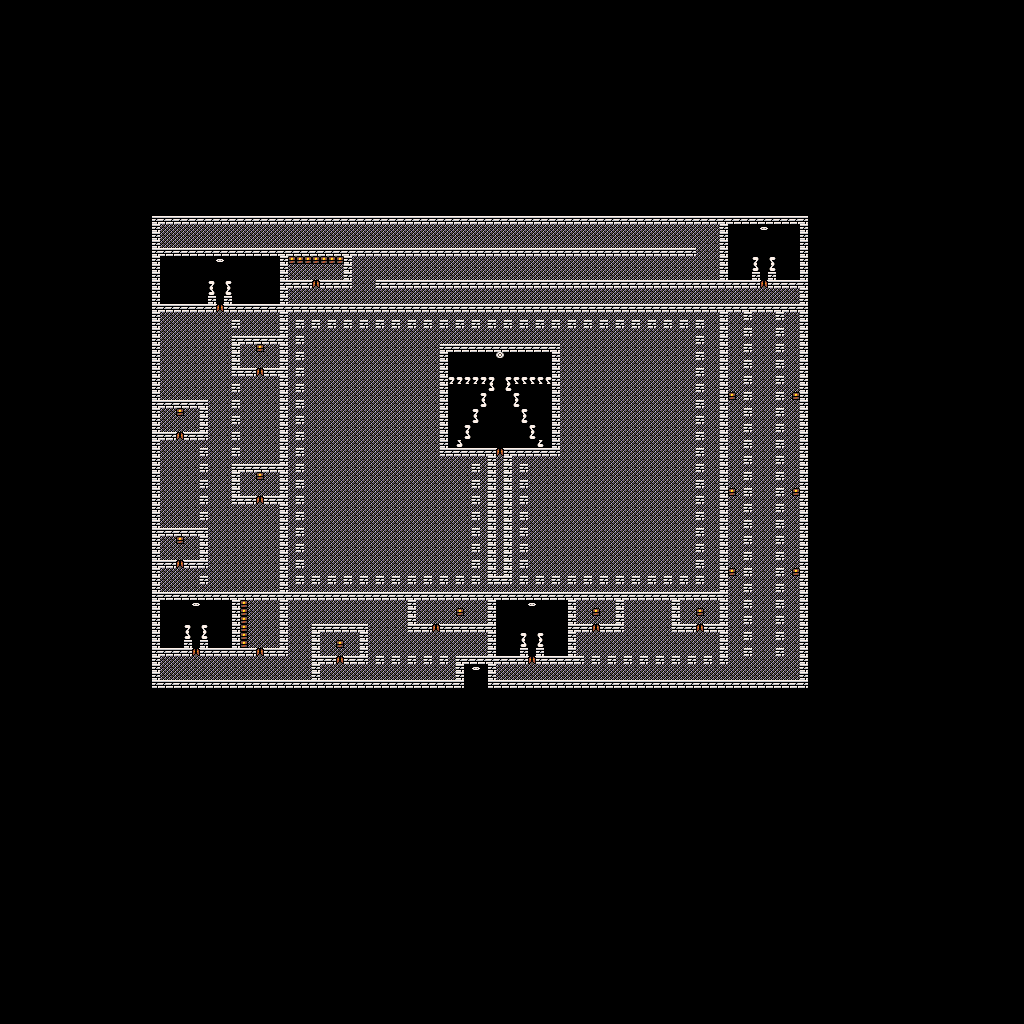

Below is a game level as drawn by its tile map, then a one-line description and the .tmx that defines it (tile-layer data replaced by summaries):
An orthogonal 128x128 tile map with 8x8 px tiles, 1 tile layer (Background), 4 hidden layers not drawn, 2 tilesets.

<map version="1.2" tiledversion="1.3.4" orientation="orthogonal" renderorder="right-down" width="128" height="128" tilewidth="8" tileheight="8" infinite="0" nextlayerid="6" nextobjectid="1">
 <tileset firstgid="1" source="Overworld.tsx" />
 <tileset firstgid="4097" source="Zones.tsx" />
 <layer id="1" name="Background" width="128" height="128">
  <data>[16384 cells, 4845 non-empty, 11 distinct tile ids]</data>
 </layer>
 <layer id="2" name="MonsterZones" width="128" height="128" visible="0">
  <data>[16384 cells, 0 non-empty, 0 distinct tile ids]</data>
 </layer>
 <layer id="3" name="CanWalk" width="128" height="128" visible="0" opacity="0.34">
  <data>[16384 cells, 3709 non-empty, 1 distinct tile ids]</data>
 </layer>
 <layer id="4" name="Ceiling" width="128" height="128" visible="0">
  <data>[16384 cells, 846 non-empty, 2 distinct tile ids]</data>
 </layer>
 <layer id="5" name="Events" width="128" height="128" visible="0">
  <data>[16384 cells, 10 non-empty, 5 distinct tile ids]</data>
 </layer>
</map>
